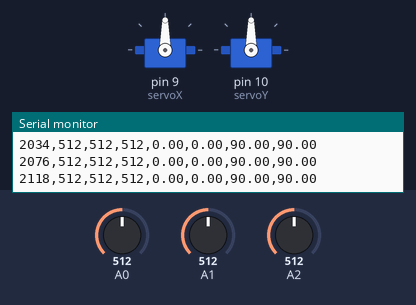
Simulated run of this sketch. Board: Arduino Uno, built with avr-gcc and run on an emulated ATmega328P. Shown: 2 × servo, the last lines printed to the serial monitor. The test bench sets the inputs (shaded band); at power-on: A0 = 512, A2 = 512, A1 = 512.

Above: at 2.2 s.
2.3 s: A0 set to 716
At 4.6 s:
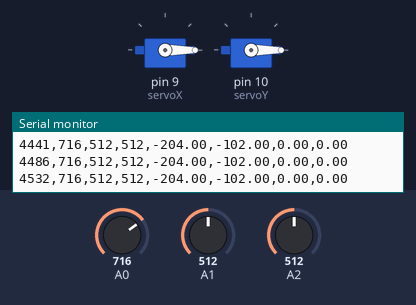
5.3 s: A2 set to 716
At 5.86 s:
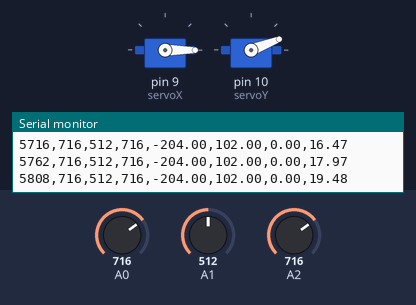
8.3 s: A1 set to 1023
At 11.1 s:
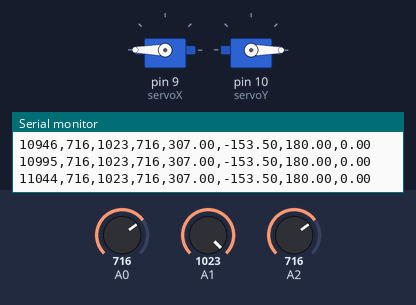
11.3 s: A1 set to 0
At 13.2 s:
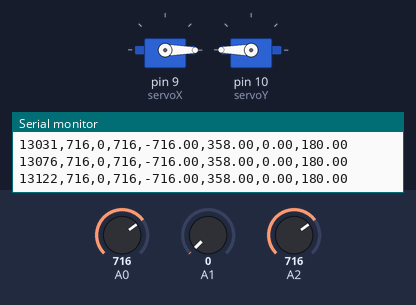
14.3 s: A2 set to 306
At 14.51 s:
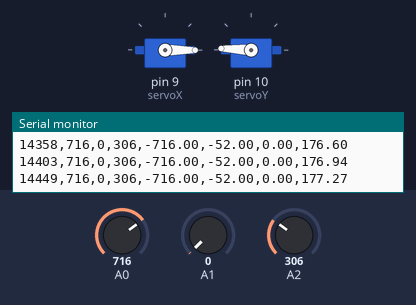
16.3 s: A0 set to 511
At 17.2 s:
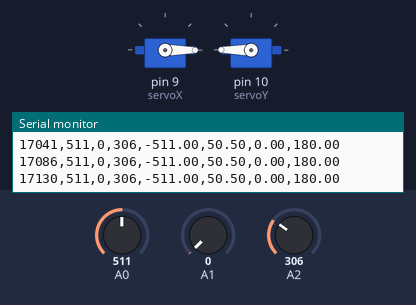
Timing chart, 0 to 19.3 s (numbered marks = the images above; inputs shaded):
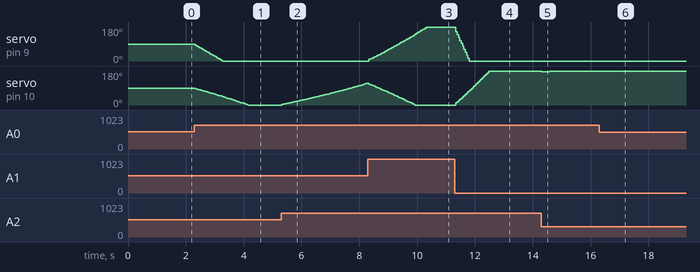

Measured:
- after the input at 2.3 s, servo on pin 9 (servoX): moves from 90° to 0° over 0.95 s, starting at once; servo on pin 10 (servoY): moves from 90° to 0° over 1.8 s, starting at once
- after the input at 5.3 s, servo on pin 10 (servoY): moves from 0° to 116° over 3.0 s, starting at once
- after the input at 8.3 s, servo on pin 9 (servoX): moves from 0° to 180° over 2.0 s, starting at once
- after the input at 11.3 s, servo on pin 9 (servoX): moves from 180° to 0° over 0.46 s, starting at once; servo on pin 10 (servoY): moves from 0° to 180° over 1.2 s, starting at once
- after the input at 14.3 s, servo on pin 10 (servoY): 180° → 176° at once, → 177° 0.14 s later, → 178° 0.14 s later, → 179° 0.14 s later, … (5 changes in this stretch)
- after the input at 16.3 s, servo on pin 10 (servoY): stays 180° (without the input it goes to 179° after 1.1 s)

The sketch:

sketch_mar9a.ino
```cpp
#include <Servo.h>

Servo servoX;  // left/right
Servo servoY;  // up/down

float posX = 90;
float posY = 90;

// PID constants
float Kp = 0.02;
float Ki = 0.0001;
float Kd = 0.01;

// PID state
float lastErrorX = 0;
float lastErrorY = 0;
float integralX = 0;
float integralY = 0;

void setup() {

  servoX.attach(9);
  servoY.attach(10);

  Serial.begin(9600);
  delay(1000);
}

void loop() {

  // read sensors
  int s1 = analogRead(A0);  // left
  int s2 = analogRead(A1);  // right
  int s3 = analogRead(A2);  // bottom

  // compute error
  float errorX = s2 - s1;
  float errorY = s3 - (s2 + s1) / 2.0;

  // integral
  integralX += errorX;
  integralY += errorY;

  // derivative
  float derivativeX = errorX - lastErrorX;
  float derivativeY = errorY - lastErrorY;

  // PID output
  float outputX = Kp * errorX + Ki * integralX + Kd * derivativeX;
  float outputY = Kp * errorY + Ki * integralY + Kd * derivativeY;

  // update servo positions
  posX += outputX;
  posY += outputY;

  posX = constrain(posX, 0, 180);
  posY = constrain(posY, 0, 180);

  servoX.write(posX);
  servoY.write(posY);

  lastErrorX = errorX;
  lastErrorY = errorY;

  // print sensor values
  // Serial.print("S1:");
  // Serial.print(s1);
  // Serial.print("  S2:");
  // Serial.print(s2);
  // Serial.print("  S3:");
  // Serial.print(s3);
  // Serial.print(millis()); Serial.print(",");

  // Serial.print("   errX:");
  Serial.print(millis()); Serial.print(",");

  Serial.print(s1); Serial.print(",");
  Serial.print(s2); Serial.print(",");
  Serial.print(s3); Serial.print(",");

  Serial.print(errorX); Serial.print(",");
  Serial.print(errorY); Serial.print(",");

  Serial.print(posX); Serial.print(",");
  Serial.println(posY);

  delay(20);
}
```
